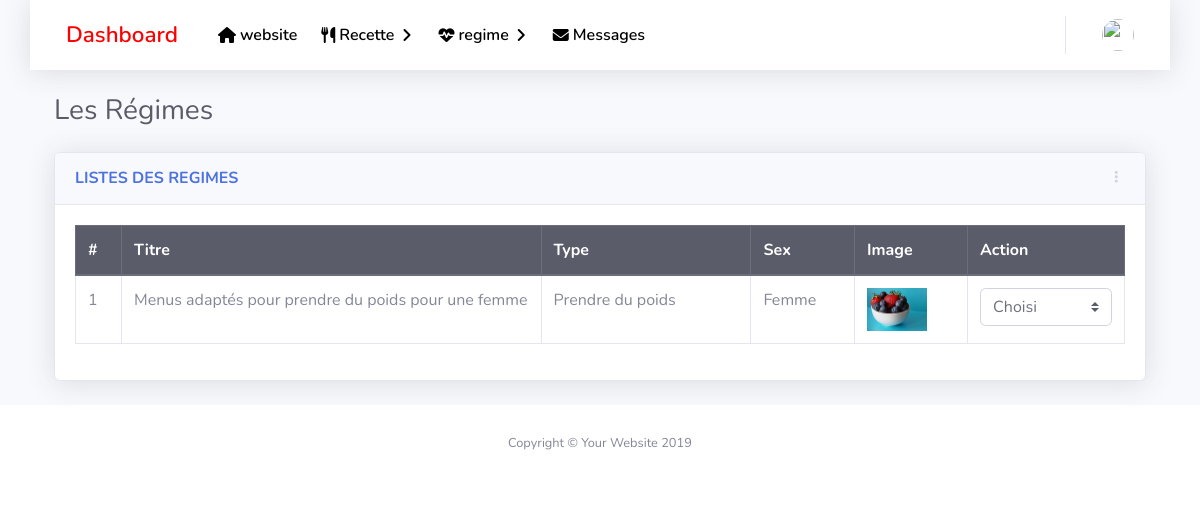
The app's page /admin/regime.php with its own data.
### tables this page shows
CREATE TABLE `regime` (
  `id` int(11) NOT NULL,
  `type` text NOT NULL,
  `title` text NOT NULL,
  `description` text NOT NULL,
  `image` varchar(255) NOT NULL,
  `created_at` datetime NOT NULL,
  `sex` enum('Homme','Femme') NOT NULL
);

### admin/functions/data.php (called while the page is built, shortened)
<?php require('./../functions/init.php'); ?>
<?php
    $sql = "SELECT * FROM `regime`;" ;
    $dataregime = mysqli_query($connect,$sql) or die(mysqli_error($connect));
?>

### admin/regime.php (the view, shortened to what this page needs)
<?php include('./inc/header.php'); ?>
<?php include('./functions/data.php'); ?>
    <div id="content-wrapper" class="d-flex flex-column ">
      <div id="content">
        <?php include("./inc/topNav.php"); ?>
        <div class="container">
        <div class="d-sm-flex align-items-center justify-content-between mb-4">
            <h1 class="h3 mb-0 text-gray-800">Les Régimes </h1>
          </div>
        <div class="row">
             <div class="col-xl-12 col-lg-12">
              <div class="card shadow mb-4">
                <div class="card-header py-3 d-flex flex-row align-items-center justify-content-between">
                  <h6 class="m-0 font-weight-bold text-primary">LISTES DES REGIMES</h6>
                  <div class="dropdown no-arrow">
                    <a class="dropdown-toggle" href="#" role="button" id="dropdownMenuLink" data-toggle="dropdown" aria-haspopup="true" aria-expanded="false">
                      <i class="fas fa-ellipsis-v fa-sm fa-fw text-gray-400"></i>
                    </a>
                  </div>
                </div>
                <div class="card-body">
                  <div class="">
                    <table class="table table-bordered">
                      <thead class="thead-dark">
                        <tr>
                          <th scope="col">#</th>
                          <th scope="col">Titre</th>
                          <th scope="col">Type</th>
                          <th scope="col">Sex</th>
                          <th scope="col">Image</th>
                          <th>Action</th>
                        </tr>
                      </thead>
                      <tbody>
                        <?php if(mysqli_num_rows($dataregime) != 0){
                                  while($data = mysqli_fetch_assoc($dataregime)){
                        ?>
                                    <tr>
                                        <td > <?php echo $data['id']; ?> </td>
                                        <td width="40%"> <?php echo $data['title']; ?> </td>
                                        <td width="20%"> <?php echo $data['type']; ?> </td>
                                        <td > <?php echo $data['sex']; ?> </td>
                                        <td><img src="./../upload/regime/<?php echo $data['image'] ?>" alt="" width="60px" ></td>
                                        <td>
                                            <select name="" id="" class="custom-select" onchange="window.location.href=this.value;">
                                                  <option value="">Choisi</option>
                                            </select>
                                          </td>
                                    </tr>
                                  <?php } }else { ?>
                                        <tr>
                                            <td colspan="5" class="text-center" style="font-size:1.3rem">Aucun regime disponible</td>
                                        </tr>
                                  <?php }?>
                      </tbody>
                    </table>
                  </div>
                </div>
              </div>
            </div>
            </div>
        </div>
      </div>
      <?php include('./inc/footer.php'); ?>

### records on screen
regime: id "1", title "Menus adaptés pour prendre du poids pour une femme", type "Prendre du poids", sex "Femme", image (picture)
